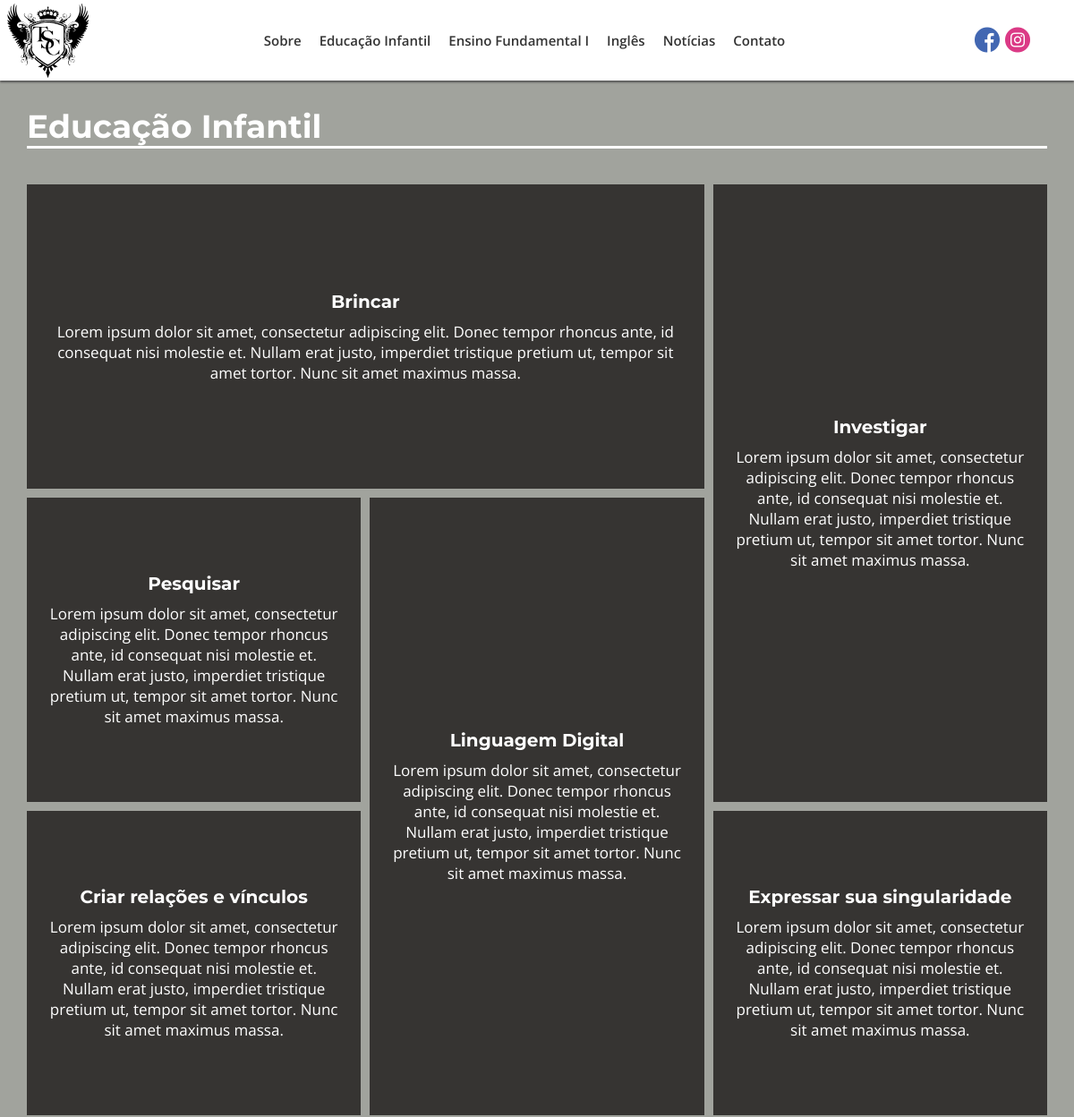
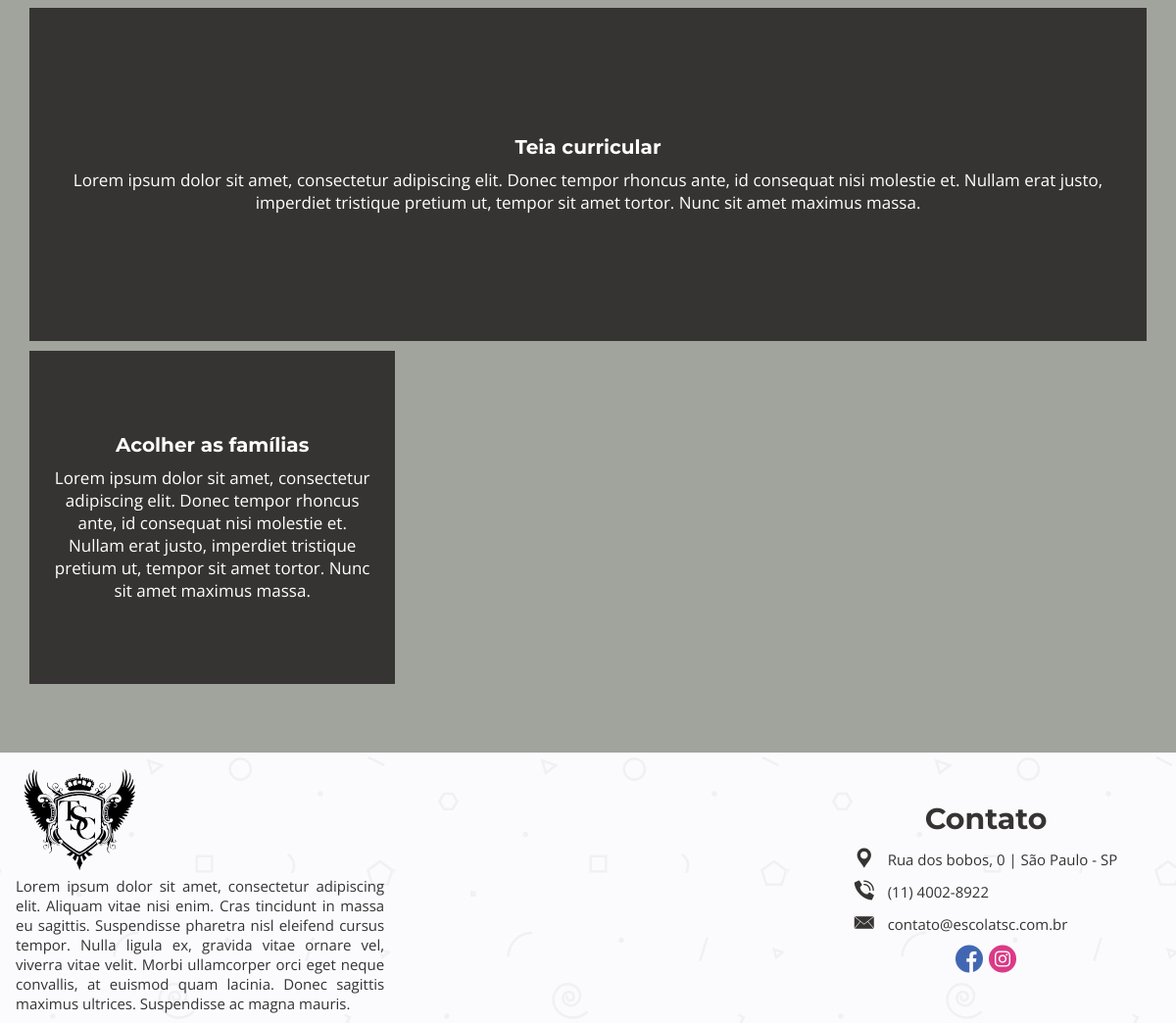
Page /educacao-infantil on the committed database (2 pictures, top to bottom).
### tables this page shows
CREATE TABLE `menu_itens` (
  `id_menu` int(11) NOT NULL,
  `titulo_menu` varchar(50) NOT NULL,
  `url_menu` varchar(200) NOT NULL
);

CREATE TABLE `itens_mosaico` (
  `id` int(11) NOT NULL,
  `id_mosaic` varchar(50) NOT NULL,
  `title_mosaic` varchar(70) NOT NULL,
  `desc_mosaic` text NOT NULL,
  `img_mosaic` varchar(70) DEFAULT NULL
);

CREATE TABLE `postagens` (
  `id_postagens` int(11) NOT NULL,
  `titulo_postagens` varchar(100) NOT NULL,
  `desc_postagens` text DEFAULT NULL,
  `conteudo_postagens` text NOT NULL,
  `tags_postagens` varchar(150) DEFAULT NULL,
  `data_criacao_postagens` date NOT NULL,
  `data_modificacao_postagens` date DEFAULT NULL,
  `total_visualizacao_postagens` int(11) DEFAULT 0,
  `ch_autor_postagens` int(11) NOT NULL,
  `status_postagens` int(11) NOT NULL,
  `url_postagens` varchar(200) NOT NULL,
  `categ_postagens` int(11) DEFAULT NULL,
  `capa_post` int(11) DEFAULT NULL
);

### index.php (called while the page is built, shortened)
<?php
    require_once("_funcPHP/config.php");
    $url = strip_tags(trim(filter_input(INPUT_GET, "page", FILTER_DEFAULT))) == "" ? "home" : strip_tags(trim(filter_input(INPUT_GET, "page", FILTER_DEFAULT)));
    $contPag = new conteudoPost();
    $dadosPagina = $contPag->conteudoPag($url);
    $html = new esqueleto($dadosPagina);
    $html->html5();
?>

### _funcPHP/config.php (called while the page is built, shortened)
<?php
function autoLoadClasses($class) {
    $baseDiretorios = ['MySql', "_HTML", "_Ajax", "phpMailer", "admin"];
    $analise = null;
    foreach ($baseDiretorios as $nomeDiretorio):
        if (!$analise && file_exists(__DIR__ . "/$nomeDiretorio/$class.php")):
            $analise = true;
        endif;
    endforeach;
}

### _funcPHP/MySql/conexaoBD.php (called while the page is built)
<?php
class conexaoBD {
    public static $instance;
    private static $sql = "mysql:host=" . HOST . ";dbname=" . BANK;
    private static $user = USER;
    private static $pass = PASS;
    public static function getInstance() {
        if (!isset(self::$instance)) {
            self::$instance = new PDO(self::$sql, self::$user, self::$pass, array(PDO::MYSQL_ATTR_INIT_COMMAND => "SET NAMES utf8"));
            self::$instance->setAttribute(PDO::ATTR_ERRMODE, PDO::ERRMODE_EXCEPTION);
            self::$instance->setAttribute(PDO::ATTR_ORACLE_NULLS, PDO::NULL_EMPTY_STRING);
        }
        return self::$instance;
    }
}

### _funcPHP/MySql/conteudoPost.php (called while the page is built, shortened)
<?php
class conteudoPost extends conexaoBD {
    private $conect;
    function __construct() {
        $this->conect = conexaoBD::getInstance();
    }
    public function ConteudoPag($url){
        try {
            $sql = "SELECT * FROM postagens WHERE url_postagens = :url_postagens and  status_postagens = 1";
            $letsGo = $this->conect->prepare($sql);
            $letsGo->bindValue(":url_postagens",$url);
            $letsGo->execute();
            return  $letsGo->fetch(PDO::FETCH_ASSOC);
        } catch (Exception $e) {
            echo $e->getMessage();
        }
    }
}

### _funcPHP/MySql/conteudoTemplate.php (called while the page is built, shortened)
<?php
class conteudoTemplate extends conexaoBD{
    private $conect;
    function __construct(){
        $this->conect = conexaoBD::getInstance();
    }
    public function getMosaic($idHTML){
        try{
            $sql = "select * from itens_mosaico where id_mosaic = :idhtml";
            $letsGo = $this->conect->prepare($sql);
            $letsGo->bindValue(":idhtml", $idHTML);
            $letsGo->execute();
            return $res = $letsGo->fetchAll(PDO::FETCH_ASSOC);
        }catch(Exception $e){
            echo $e->getMessage();
        }
    }
}

### _funcPHP/MySql/conteudoFooter.php (called while the page is built)
<?php
class conteudoFooter extends conexaoBD{
    private $conect;
    function __construct(){
        $this->conect = conexaoBD::getInstance();
    }
    public function descFooter(){
        try{
            $sql = "SELECT desc_postagens FROM postagens where url_postagens = 'sobre'";
            $letsGo = $this->conect->prepare($sql);
            $letsGo->execute();
            $res = $letsGo->fetch(PDO::FETCH_NUM);
            return $res[0];
        }catch(Exception $e){
            return $e->getMessage();
        }
    }
}

### _funcPHP/_HTML/mosaico.php (the view)
<?php
class mosaico{
    public function mosaic($id){
        $itens = new conteudoTemplate();
        $res = $itens->getMosaic($id);
        $mosaicItens = "";
        for($x=0;$x<count($res);$x++){
            if($res[$x]["img_mosaic"] != ""){
                $imgMosaico = "style='background-image: url(\"_midiasM/_imagensM/_original/".$res[$x]["img_mosaic"].".jpg\"); background-size: cover;'";
                $classTrans = "transp";
            }else{
                $imgMosaico = "";
                $classTrans = "";
            }
            $mosaicItens .=
                "<div class='box' ".$imgMosaico.">".
                    "<div class='content ".$classTrans."'>".
                        "<h3 class='title-mosaic'>".$res[$x]["title_mosaic"]."</h3>".
                        "<p class='text-mosaic'>".$res[$x]["desc_mosaic"]."</p>".
                    "</div>".
                "</div>";
        }
        if($id == "infantil"){
            $titulo = "Educação Infantil";
        }else{
            $titulo = "Ensino Fundamental I";
        }
        $ms =
        "<section id='".$id."' class='mos'>".
            "<h3 class='tituloPagina'>".$titulo."</h3>".
            "<div class='contencao'>".
                $mosaicItens.
            "</div>".
        "</section>";
        return $ms;
    }
}

### _funcPHP/_HTML/esqueleto.php (shortened to what this page needs)
<?php
class esqueleto{
    private $conteudoPag;
    function __construct($dataPost){
        $this->conteudoPag = $dataPost;
    }
    public function html5(){
        $listaArquivos = new listarArquivos();
        $base =
        "<!DOCTYPE html5>".
        "<html lang = 'pt-br'>".
        "<head>".
            "<title>Escola TSC | ".ucfirst(@$this->conteudoPag["titulo_postagens"])."</title>".
            "<meta charset = 'UTF-8'/>".
            "<meta name='description' content='".@$this->conteudoPag["desc_postagens"]."'>".
            "<meta name='keywords' content='".@$this->conteudoPag["tags_postagens"]."'>".
            "<meta name='author' content='Antonio Walber - antoniowalber3000@hotmail.com.br'>".
            "<meta name='viewport' content='width=device-width, initial-scale=1.0'>".
            "<meta http-equiv='X-UA-Compatible' content='ie=edge'>".
            "<link rel='stylesheet' href='https://ajax.googleapis.com/ajax/libs/jqueryui/1.12.1/themes/smoothness/jquery-ui.css'>".
            "<link rel='shortcut icon' href='_midiasT/_imagensT/icon.ico' type='image/x-icon' />".
            $listaArquivos->listarCss().
        "</head>".
        "<body>".
        "<div id='container' class='pabx1'>".
            $this->cabecalho().
            "<div id = 'corpo-pagina'>".
                $this->paginacao().
            "</div>".
            $this->rodape().
        "</div>".
        "</body>".
        "</html>"
        ;
        echo $base;
    }
    private function cabecalho(){
        $contMenu = new conteudoMenu();
        $url = strip_tags(trim(filter_input(INPUT_GET, "page", FILTER_DEFAULT)));
        $urlq = explode("/", $url);
        $ba = "";
        $cabecalho =
        "<header id='cabecalho' class='pabx2'>".
            "<div id='logo' class='pabx3'>".
                "<a href='".URLBASE."' alt='pagina inicial do site'><img src='".$ba."_midiasT/_imagensT/logo.svg' alt='logotipo escola tsc'/></a>".
            "</div>".
            "<div id='menu' class='pabx4'>".
                "<nav id='navegacao' class='pabx5'>".
                    "<input id='tab-nav' type='checkbox' class='tab-nav'/>".
                    "<label for='tab-nav' class='tab-nav-label'><i class='flaticon-menu-button-of-three-horizontal-lines'></i></label>".
                    "<menu id='corpo-menu' class='pabx6'>"
                        .$contMenu->ListaMenu().
                    "</menu>".
                "</nav>".
            "</div>".
            "<div id='redes-sociais' class='pabx8'>".
                "<a href='https://pt-br.facebook.com/' onmousemove=\"document.getElementById('balaof').style.display='block'\" onmouseout=\"document.getElementById('balaof').style.display='none'\" target='_blank' rel='noopener noreferrer' class='linkSocial'><i class='flaticon-facebook socialMedia' id='facebook'></i></a>".
                "<a href='https://www.instagram.com/' onmousemove=\"document.getElementById('balaoi').style.display='block'\" onmouseout=\"document.getElementById('balaoi').style.display='none'\" target='_blank' rel='noopener noreferrer' class='linkSocial'><i class='flaticon-instagram socialMedia' id='instagram'></i></a>".
                "<div id='balaof' class='balao'><p>fb/escolatsc</p></div>".
                "<div id='balaoi' class='balao'><p>@escolatsc</p></div>".
            "</div>".
        "</header>";
        return $cabecalho;
    }
    private function paginacao(){
        $url = strip_tags(trim(filter_input(INPUT_GET, "page", FILTER_DEFAULT)));
        $url = $url == "" ? "home" : $url;
        if($this->conteudoPag == null){
            return "Erro 404";
        }else{
            if($this->conteudoPag["url_postagens"] == $url){
                if($url == "home"){
                    $pg = "";
                    $home = new home();
                    $pg .= $home->videoApresentacao();
                    $pg .= $home->mosaico("mosaico-ph");
                    $pg .= $home->descricaoVideo("sobre","descPrimeira","Escola","TSC");
                    $pg .= $home->noticiasRecentes("noticias");
                    $pg .= $home->descricaoVideo("ingles","descIngles","Programa","Bilíngue");
                    $pg .= $home->noticiasRecentes("projetos");
                    return $pg;
                }if($url == "educacao-infantil" || $url == "ensino-fundamental"){
                    $ms = new mosaico();
                    if($url == "educacao-infantil"){
                        $mosaico = $ms->mosaic("infantil");
                    }else{
                        $mosaico = $ms->mosaic("fundamental");
                    }
                    return $mosaico;
                }elseif($url == "contato"){
                    $ct = new contato();
                    return $ct->contact();
                }else{
                    $pgc = new pgcomum();
                    return $pgc->renderPg();
                }
            }
        }
    }
    private function rodape(){
        $contFooter = new conteudoFooter();
        $url = strip_tags(trim(filter_input(INPUT_GET, "page", FILTER_DEFAULT)));
        $urlq = explode("/", $url);
        $ba = "";
        $rodape =
        "<footer id='rodape' class='pabx9'>".
            "<div class='pabx10'>".
                "<div id='logo' class='pabx11'>".
                    "<a href='".URLBASE."' alt='Pagina inicial do site'><img src='".$ba."_midiasT/_imagensT/logo.svg' alt='logotipo escola tsc'/></a>".
                "</div>".
                "<div class='pabx12' id='desc-footer'>".
                   "<a href='".URLBASE."a-escola-primeira' alt='".$contFooter->descFooter()."'>" .$contFooter->descFooter(). "</a>".
                "</div>".
            "</div>".
            "<div class='pabx10' id='mapa-escola'>".
                "<iframe src='https://www.google.com/maps/embed?pb=!1m18!1m12!1m3!1d147708.7333704633!2d-45.65175222808894!3d-24.124031904571087!2m3!1f0!2f0!3f0!3m2!1i1024!2i768!4f13.1!3m3!1m2!1s0x94d25eb79db5dc93%3A0x13af0844526a5472!2sRef%C3%BAgio%20de%20Vida%20Silvestre%20do%20Arquip%C3%A9lago%20de%20Alcatrazes!5e0!3m2!1spt-BR!2sbr!4v1590716877943!5m2!1spt-BR!2sbr' width='600' height='450' frameborder='0' style='border:0;' allowfullscreen='' aria-hidden='false' tabindex='0'></iframe>".
            "</div>".
            "<div class='pabx10' id='contact'>".
                "<div class='pabx15' id='title-contact'>".
                    "<h1>Contato</h1>".
                "</div>".
                "<div class='pabx15' id='infos-contact'>".
                    "<p><i class='flaticon-tool'></i><a target='_blank' rel='noopener noreferrer' href='https://goo.gl/maps/AhcGYK8L1g5hPTFk7'> Rua dos bobos, 0 | São Paulo - SP</a></p>".
                    "<p><i class='flaticon-phone-call'></i><a href='tel:1140028922'> (11) 4002-8922</a></p>".
                    "<p><i class='flaticon-mail-closed-envelope-back'></i><a href='mailto:contato@escolatsc.com.br'> contato@escolatsc.com.br</a></p>".
                "</div>".
                "<div class='pabx15' id='redes-sociais'>".
                    "<a href='https://pt-br.facebook.com/' target='_blank' rel='noopener noreferrer' class='linkSocial'><i class='flaticon-facebook socialMedia' id='facebook'></i></a>".
                    "<a href='https://www.instagram.com/'  target='_blank' rel='noopener noreferrer' class='linkSocial'><i class='flaticon-instagram socialMedia' id='instagram'></i></a>".
                    "<div id='balaofc' class='balao'><p>fb/escola.primeira</p></div>".
                    "<div id='balaoic' class='balao'><p>@escolaprimeira</p></div>".
                "</div>".
            "</div>".
        "</footer>";
        return $rodape;
    }
}

### _funcPHP/MySql/conteudoMenu.php
<?php
class conteudoMenu extends conexaoBD{
    private $conect;
    function __construct(){
        $this->conect = conexaoBD::getInstance();
    }
    public function getItensMenu(){
        try {
            $sql = "SELECT * FROM menu_itens";
            $letsGo = $this->conect->prepare($sql);
            $letsGo->execute();
            return $letsGo->fetchAll(PDO::FETCH_NUM);
        } catch (Exception $e) {
            echo $e->getMessage();
        }
    }
    public function getDescMenu($url){
        try{
            $sql = "SELECT desc_postagens FROM postagens WHERE url_postagens = :url_post";
            $letsGo = $this->conect->prepare($sql);
            $letsGo->bindValue(":url_post", $url);
            $letsGo->execute();
            return $letsGo->fetch(PDO::FETCH_NUM);
        }catch(Exception $e){
        }
    }
    public function ListaMenu(){
        $res = $this->getItensMenu();
        for($x = 0; $x < count($res); $x++){
            $descLink = $this->getDescMenu($res[$x][2]);
            @$descLink = substr($descLink[0], 0, 200);
            $res[$x] = "<li id='itens-menu-".$x."' class='pabx7'><a href='".URLBASE.$res[$x][2]."' alt='".$descLink."'>".$res[$x][1]."</a></li>";
        }
        return $res = implode("",$res);
    }
}

### rows in the picture
menu_itens: titulo_menu "Sobre"
menu_itens: titulo_menu "Educação Infantil"
menu_itens: titulo_menu "Ensino Fundamental I"
menu_itens: titulo_menu "Inglês"
menu_itens: titulo_menu "Notícias"
menu_itens: titulo_menu "Contato"
itens_mosaico: title_mosaic "Brincar", desc_mosaic "Lorem ipsum dolor sit amet, consectetur adipiscing elit. Donec tempor rhoncus ante, id consequat nisi molestie et. Nullam erat justo, imperdiet tristique pretium ut, tempor sit amet tortor. Nunc sit amet maximus massa."
itens_mosaico: title_mosaic "Investigar", desc_mosaic "Lorem ipsum dolor sit amet, consectetur adipiscing elit. Donec tempor rhoncus ante, id consequat nisi molestie et. Nullam erat justo, imperdiet tristique pretium ut, tempor sit amet tortor. Nunc sit amet maximus massa."
itens_mosaico: title_mosaic "Pesquisar", desc_mosaic "Lorem ipsum dolor sit amet, consectetur adipiscing elit. Donec tempor rhoncus ante, id consequat nisi molestie et. Nullam erat justo, imperdiet tristique pretium ut, tempor sit amet tortor. Nunc sit amet maximus massa."
itens_mosaico: title_mosaic "Linguagem Digital", desc_mosaic "Lorem ipsum dolor sit amet, consectetur adipiscing elit. Donec tempor rhoncus ante, id consequat nisi molestie et. Nullam erat justo, imperdiet tristique pretium ut, tempor sit amet tortor. Nunc sit amet maximus massa."
itens_mosaico: title_mosaic "Teia curricular", desc_mosaic "Lorem ipsum dolor sit amet, consectetur adipiscing elit. Donec tempor rhoncus ante, id consequat nisi molestie et. Nullam erat justo, imperdiet tristique pretium ut, tempor sit amet tortor. Nunc sit amet maximus massa."
itens_mosaico: title_mosaic "Criar relações e vínculos", desc_mosaic "Lorem ipsum dolor sit amet, consectetur adipiscing elit. Donec tempor rhoncus ante, id consequat nisi molestie et. Nullam erat justo, imperdiet tristique pretium ut, tempor sit amet tortor. Nunc sit amet maximus massa."
itens_mosaico: title_mosaic "Expressar sua singularidade", desc_mosaic "Lorem ipsum dolor sit amet, consectetur adipiscing elit. Donec tempor rhoncus ante, id consequat nisi molestie et. Nullam erat justo, imperdiet tristique pretium ut, tempor sit amet tortor. Nunc sit amet maximus massa."
itens_mosaico: title_mosaic "Acolher as famílias", desc_mosaic "Lorem ipsum dolor sit amet, consectetur adipiscing elit. Donec tempor rhoncus ante, id consequat nisi molestie et. Nullam erat justo, imperdiet tristique pretium ut, tempor sit amet tortor. Nunc sit amet maximus massa."
postagens: desc_postagens "Lorem ipsum dolor sit amet, consectetur adipiscing elit. Aliquam vitae nisi enim. Cras tincidunt in massa eu sagittis. Suspendisse pharetra nisl eleifend cursus tempor. Nulla ligula ex, gravida vitae ornare vel, viverra vitae velit. Morbi ullamcorper orci eget neque convallis, at euismod quam lacinia. Donec sagittis maximus ultrices. Suspendisse ac magna mauris."

### other values in the picture
$titulo "Educação Infantil"
